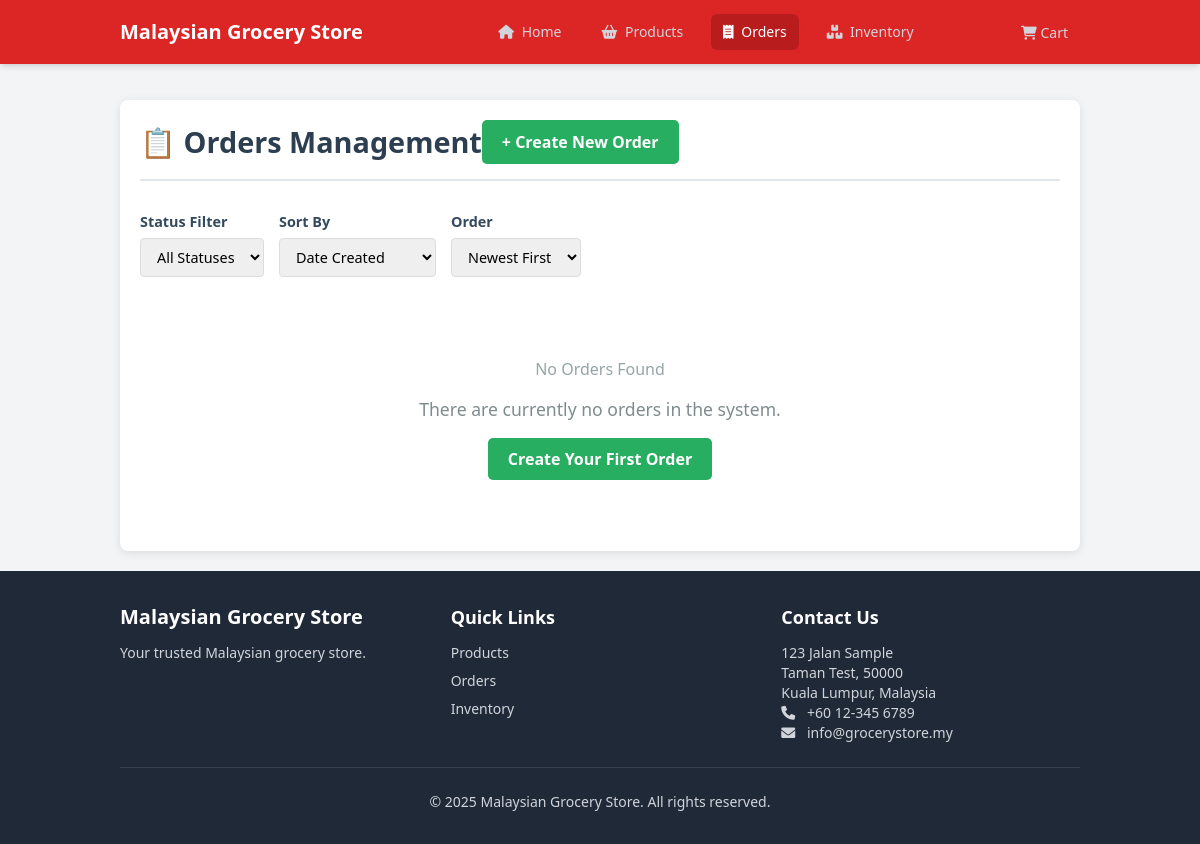
The app's page /index.php?module=orders, older data.
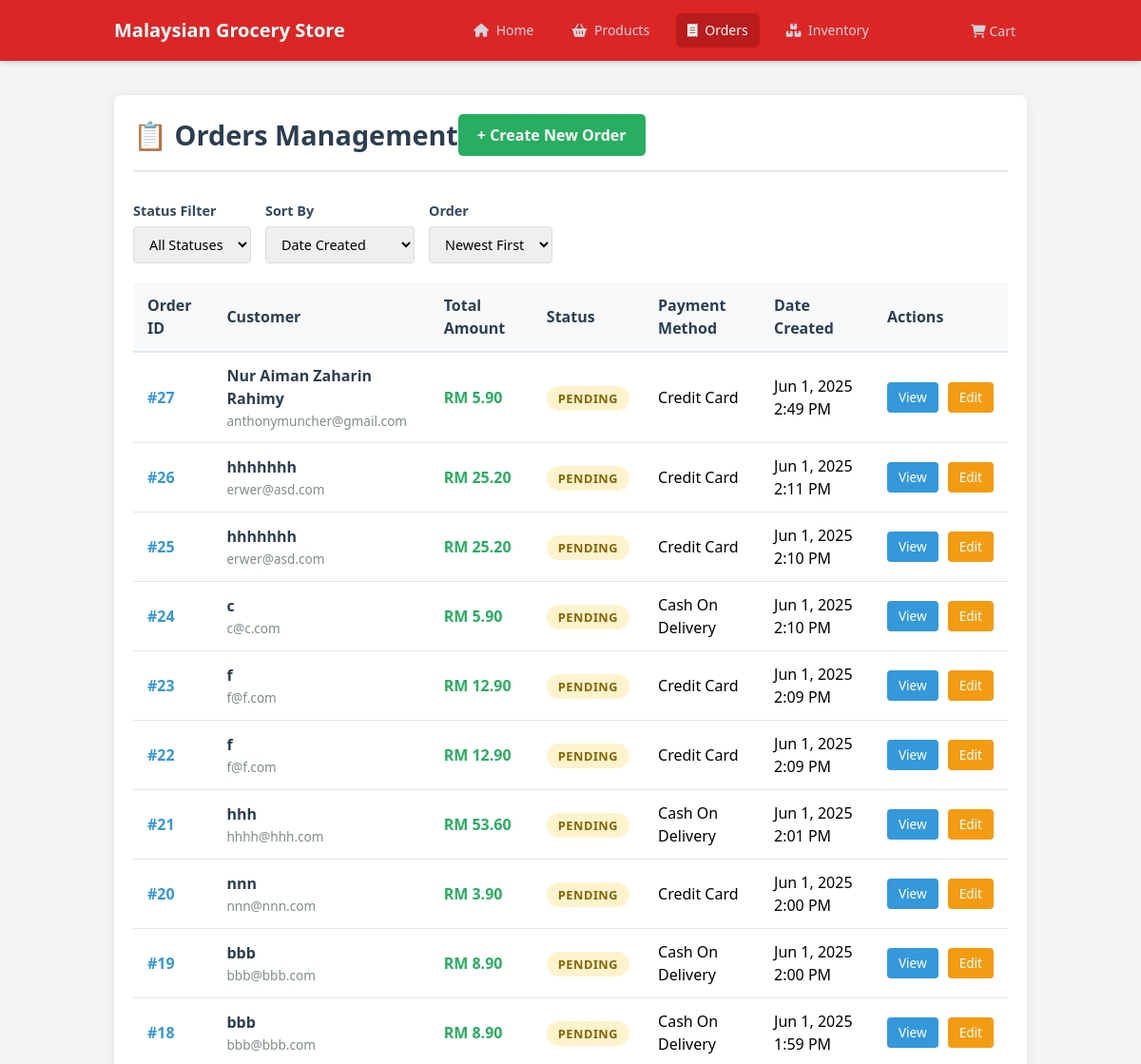
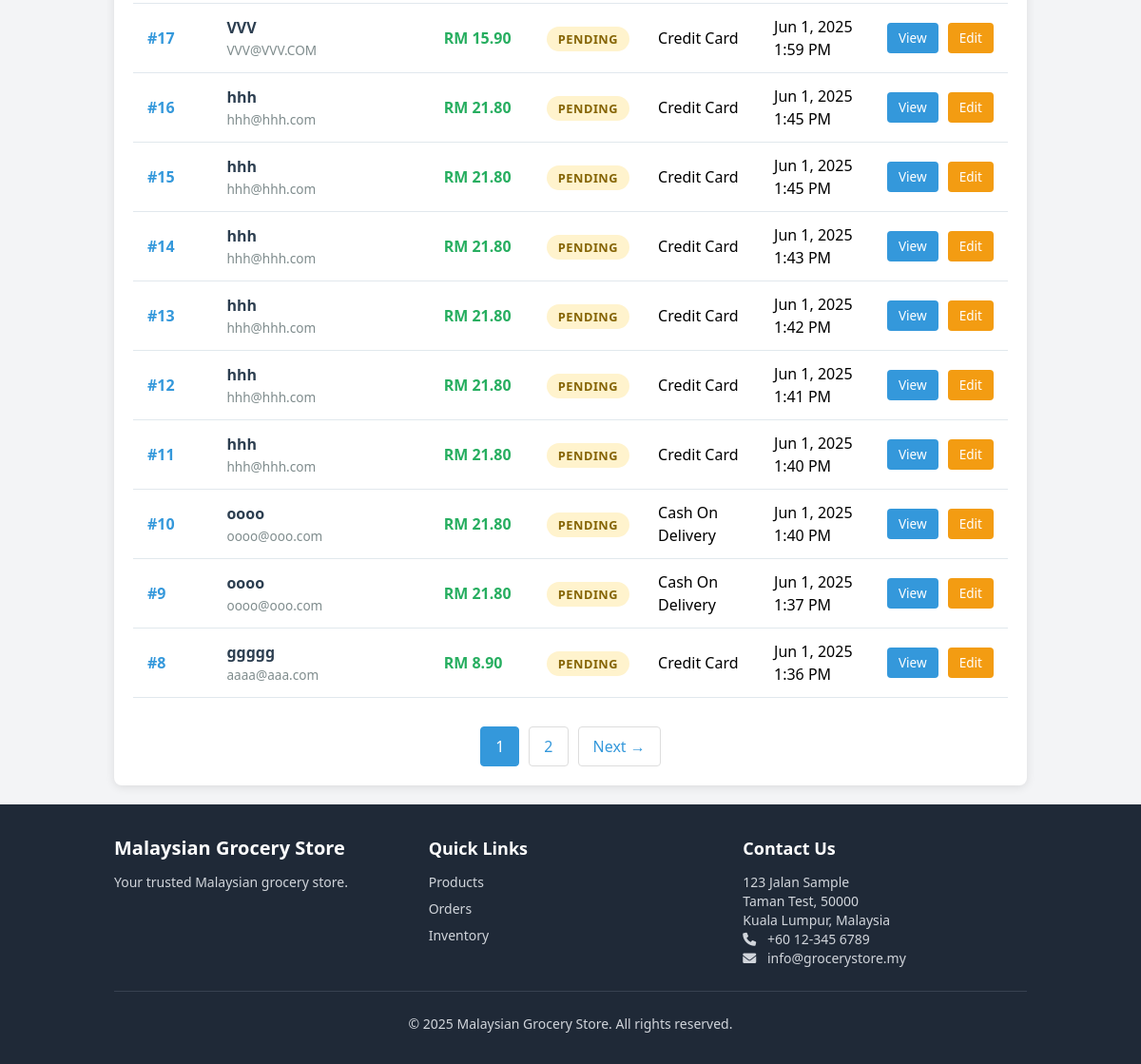
The same page, newer data (2 pictures, top to bottom).
### tables this page shows
CREATE TABLE "orders" (
    id INTEGER PRIMARY KEY AUTOINCREMENT,
    customer_name TEXT NOT NULL,
    customer_email TEXT NOT NULL,
    customer_phone TEXT NOT NULL,
    shipping_address TEXT NOT NULL,
    total_amount DECIMAL(10,2) NOT NULL,
    status TEXT NOT NULL DEFAULT 'PENDING',
    payment_method TEXT NOT NULL,
    payment_status NULL,
    created_at DATETIME DEFAULT CURRENT_TIMESTAMP,
    updated_at DATETIME DEFAULT CURRENT_TIMESTAMP
);

### includes/functions.php (called while the page is built, shortened)
<?php
function validateInput($data) {
    $data = trim($data);
    $data = stripslashes($data);
    $data = htmlspecialchars($data);
    return $data;
}

### modules/orders/functions.php (called while the page is built, shortened)
<?php
function getAllOrders($limit = 20, $offset = 0, $orderBy = 'created_at', $orderDir = 'DESC') {
    global $db;
    $validColumns = ['id', 'customer_name', 'customer_email', 'total_amount', 'status', 'payment_method', 'created_at', 'updated_at'];
    $validDirections = ['ASC', 'DESC'];
    $sql = "SELECT * FROM orders ORDER BY $orderBy $orderDir LIMIT :limit OFFSET :offset";
    $stmt = $db->prepare($sql);
    $stmt->bindValue(':limit', (int)$limit, SQLITE3_INTEGER);
    $stmt->bindValue(':offset', (int)$offset, SQLITE3_INTEGER);
    $result = $stmt->execute();
    $orders = [];
    while ($row = $result->fetchArray(SQLITE3_ASSOC)) {
        $orders[] = $row;
    }
    return $orders;
}
function getTotalOrdersCount() {
    global $db;
    $result = $db->query("SELECT COUNT(*) as count FROM orders");
    $row = $result->fetchArray(SQLITE3_ASSOC);
    return (int)$row['count'];
}

### modules/orders/templates/list.php (the view, shortened to what this page needs)
<div class="orders-container">
    <div class="orders-header">
        <h2>📋 Orders Management</h2>
        <a href="index.php?module=orders&action=add" class="add-order-btn">+ Create New Order</a>
    </div>
    <div class="orders-filters">
        <div class="filter-group">
            <label>Status Filter</label>
            <select name="status_filter" id="status_filter">
                <option value="">All Statuses</option>
            </select>
        </div>
        <div class="filter-group">
            <label>Sort By</label>
            <select name="sort_by" id="sort_by">
                <option value="created_at" <?= isset($_GET['sort_by']) && $_GET['sort_by'] == 'created_at' ? 'selected' : '' ?>>Date Created</option>
            </select>
        </div>
        <div class="filter-group">
            <label>Order</label>
            <select name="sort_dir" id="sort_dir">
                <option value="DESC" <?= isset($_GET['sort_dir']) && $_GET['sort_dir'] == 'DESC' ? 'selected' : '' ?>>Newest First</option>
            </select>
        </div>
    </div>
    <?php if (empty($orders)): ?>
        <div class="empty-state">
            <h3>No Orders Found</h3>
            <p>There are currently no orders in the system.</p>
            <a href="index.php?module=orders&action=add" class="add-order-btn">Create Your First Order</a>
        </div>
    <?php else: ?>
        <table class="orders-table">
            <thead>
                <tr>
                    <th>Order ID</th>
                    <th>Customer</th>
                    <th>Total Amount</th>
                    <th>Status</th>
                    <th>Payment Method</th>
                    <th>Date Created</th>
                    <th>Actions</th>
                </tr>
            </thead>
            <tbody>
                <?php foreach ($orders as $order): ?>
                    <tr>
                        <td>
                            <span class="order-id">#<?= htmlspecialchars($order['id']) ?></span>
                        </td>
                        <td>
                            <div class="customer-info">
                                <div class="customer-name"><?= htmlspecialchars($order['customer_name']) ?></div>
                                <div class="customer-email"><?= htmlspecialchars($order['customer_email']) ?></div>
                            </div>
                        </td>
                        <td>
                            <span class="order-amount">RM <?= number_format($order['total_amount'], 2) ?></span>
                        </td>
                        <td>
                            <span class="status-badge status-<?= htmlspecialchars($order['status']) ?>">
                                <?= ucfirst(htmlspecialchars($order['status'])) ?>
                            </span>
                        </td>
                        <td><?= htmlspecialchars($order['payment_method']) ?></td>
                        <td><?= date('M j, Y g:i A', strtotime($order['created_at'])) ?></td>
                        <td>
                            <div class="action-links">
                                <a href="index.php?module=orders&action=view&id=<?= $order['id'] ?>" class="view-btn">View</a>
                                <a href="index.php?module=orders&action=edit&id=<?= $order['id'] ?>" class="edit-btn">Edit</a>
                            </div>
                        </td>
                    </tr>
                <?php endforeach; ?>
            </tbody>
        </table>
        <?php if ($total_pages > 1): ?>
            <div class="pagination">
                <?php for ($i = max(1, $current_page - 2); $i <= min($total_pages, $current_page + 2); $i++): ?>
                    <?php if ($i == $current_page): ?>
                        <span class="current"><?= $i ?></span>
                    <?php else: ?>
                        <a href="?module=orders&action=list&page=<?= $i ?>&<?= http_build_query(array_filter($_GET, function($k) { return $k !== 'page'; }, ARRAY_FILTER_USE_KEY)) ?>"><?= $i ?></a>
                    <?php endif; ?>
                <?php endfor; ?>
                <?php if ($current_page < $total_pages): ?>
                    <a href="?module=orders&action=list&page=<?= $current_page + 1 ?>&<?= http_build_query(array_filter($_GET, function($k) { return $k !== 'page'; }, ARRAY_FILTER_USE_KEY)) ?>">Next →</a>
                <?php endif; ?>
            </div>
        <?php endif; ?>
    <?php endif; ?>
</div>

### index.php (shortened to what this page needs)
<?php
require_once __DIR__ . '/includes/functions.php';
$module = isset($_GET['module']) ? validateInput($_GET['module']) : 'home';
$modulePath = __DIR__ . "/modules/$module/index.php";
if (file_exists($modulePath)) {
    require_once $modulePath;
}
?>

### modules/orders/index.php (shortened to what this page needs)
<?php
require_once __DIR__ . '/../../includes/functions.php';
require_once __DIR__ . '/functions.php';
$action = isset($_GET['action']) ? validateInput($_GET['action']) : 'list';
switch ($action) {
    case 'list':
        $sort_by = isset($_GET['sort_by']) ? validateInput($_GET['sort_by']) : 'created_at';
        $sort_dir = isset($_GET['sort_dir']) ? validateInput($_GET['sort_dir']) : 'DESC';
        $per_page = 20;
        $current_page = isset($_GET['page']) ? max(1, (int)$_GET['page']) : 1;
        $offset = ($current_page - 1) * $per_page;
        try {
            $orders = getAllOrders($per_page, $offset, $sort_by, $sort_dir);
            $total_orders = getTotalOrdersCount();
            $total_pages = ceil($total_orders / $per_page);
            require_once __DIR__ . '/../../templates/header.php';
            require_once __DIR__ . '/templates/list.php';
            require_once __DIR__ . '/../../templates/footer.php';
        } catch (Exception $e) {
            $error = "Error loading orders: " . $e->getMessage();
            require_once __DIR__ . '/../../templates/header.php';
            echo "<div class='alert alert-danger'>$error</div>";
            require_once __DIR__ . '/../../templates/footer.php';
        }
        break;
}
?>

### templates/header.php (shortened to what this page needs)
<?php
$current_module = $_GET['module'] ?? 'home';
?>
<!DOCTYPE html>
<html lang="en">
<head>
    <script src="https://cdn.tailwindcss.com"></script>
    <link href="https://cdnjs.cloudflare.com/ajax/libs/font-awesome/6.0.0/css/all.min.css" rel="stylesheet">
    <link rel="stylesheet" href="assets/css/style.css">
</head>
<body class="bg-gray-100 flex flex-col min-h-screen">
    <nav class="bg-theme-red shadow-md sticky top-0 z-50">
        <div class="container mx-auto px-4 sm:px-6 lg:px-8">
            <div class="flex items-center justify-between h-16">
                <div class="flex items-center">
                    <a class="text-white font-bold text-xl" href="index.php"><?php echo APP_NAME; ?></a>
                </div>
                <div class="hidden md:block">
                    <div class="ml-10 flex items-baseline space-x-4">
                        <a class="text-gray-300 hover:bg-theme-red-dark hover:text-white px-3 py-2 rounded-md text-sm font-medium <?php echo $current_module === 'home' ? 'bg-theme-red-dark text-white' : ''; ?>"
                            href="index.php">
                            <i class="fas fa-home mr-1"></i> Home
                        </a>
                        <a class="text-gray-300 hover:bg-theme-red-dark hover:text-white px-3 py-2 rounded-md text-sm font-medium <?php echo $current_module === 'products' ? 'bg-theme-red-dark text-white' : ''; ?>"
                            href="index.php?module=products">
                            <i class="fas fa-shopping-basket mr-1"></i> Products
                        </a>
                        <a class="text-gray-300 hover:bg-theme-red-dark hover:text-white px-3 py-2 rounded-md text-sm font-medium <?php echo $current_module === 'orders' ? 'bg-theme-red-dark text-white' : ''; ?>"
                            href="index.php?module=orders">
                            <i class="fas fa-receipt mr-1"></i> Orders
                        </a>
                        <a class="text-gray-300 hover:bg-theme-red-dark hover:text-white px-3 py-2 rounded-md text-sm font-medium <?php echo $current_module === 'inventory' ? 'bg-theme-red-dark text-white' : ''; ?>"
                            href="index.php?module=inventory">
                            <i class="fas fa-boxes mr-1"></i> Inventory
                        </a>
                    </div>
                </div>
                <div class="hidden md:block">
                    <a href="index.php?module=orders&action=view_cart"
                        class="text-gray-300 hover:bg-theme-red-dark hover:text-white px-3 py-2 rounded-md text-sm font-medium relative">
                        <i class="fas fa-shopping-cart"></i> Cart
                    </a>
                </div>
            </div>
        </div>
    </nav>
    <div class="container mx-auto px-4 sm:px-6 lg:px-8 mt-4 flex-grow">

### templates/footer.php (shortened to what this page needs)
</div>
<footer class="bg-gray-800 text-gray-300 mt-auto py-8">
    <div class="container mx-auto px-4 sm:px-6 lg:px-8">
        <div class="grid grid-cols-1 md:grid-cols-3 gap-8">
            <div>
                <h5 class="text-xl font-semibold text-white mb-3"><?php echo APP_NAME; ?></h5>
                <p class="text-sm">Your trusted Malaysian grocery store.</p>
            </div>
            <div>
                <h5 class="text-lg font-semibold text-white mb-3">Quick Links</h5>
                <ul class="space-y-2 text-sm">
                    <li><a href="index.php?module=products" class="hover:text-white">Products</a></li>
                    <li><a href="index.php?module=orders" class="hover:text-white">Orders</a></li>
                    <li><a href="index.php?module=inventory" class="hover:text-white">Inventory</a></li>
                </ul>
            </div>
            <div>
                <h5 class="text-lg font-semibold text-white mb-3">Contact Us</h5>
                <address class="text-sm not-italic">
                    123 Jalan Sample<br>
                    Taman Test, 50000<br>
                    Kuala Lumpur, Malaysia<br>
                    <i class="fas fa-phone mr-2"></i> <span class="my-phone">+60 12-345 6789</span><br>
                    <i class="fas fa-envelope mr-2"></i> info@grocerystore.my
                </address>
            </div>
        </div>
        <hr class="border-gray-700 my-6">
        <div class="text-center text-sm">
            <p>&copy; <?php echo date('Y'); ?> <?php echo APP_NAME; ?>. All rights reserved.</p>
        </div>
    </div>
</footer>
</body>
</html>

### assets/css/style.css (style rules this page uses)
.my-phone { direction: ltr; unicode-bidi: bidi-override; }

### modules/orders/templates/list.php (style rules this page uses)
.orders-container { max-width: 1200px; margin: 20px auto; padding: 20px; background: #fff; border-radius: 8px; box-shadow: 0 2px 10px rgba(0,0,0,0.1); }
.orders-header { display: flex; justify-content: between; align-items: center; margin-bottom: 30px; padding-bottom: 15px; border-bottom: 2px solid #e1e8ed; }
.orders-header h2 { color: #2c3e50; margin: 0; font-size: 1.8rem; font-weight: 700; }
.add-order-btn { background: #27ae60; color: white; padding: 10px 20px; text-decoration: none; border-radius: 5px; font-weight: 600; transition: background-color 0.3s ease; }
.orders-filters { margin-bottom: 20px; display: flex; gap: 15px; align-items: center; flex-wrap: wrap; }
.filter-group { display: flex; flex-direction: column; gap: 5px; }
.filter-group label { font-weight: 600; color: #34495e; font-size: 0.9rem; }
.filter-group select, .filter-group input { padding: 8px 12px; border: 1px solid #ddd; border-radius: 4px; font-size: 0.9rem; }
.orders-table { width: 100%; border-collapse: collapse; margin-top: 20px; background: white; }
.orders-table th, .orders-table td { padding: 12px 15px; text-align: left; border-bottom: 1px solid #e1e8ed; }
.orders-table th { background: #f8f9fa; font-weight: 600; color: #2c3e50; border-bottom: 2px solid #e1e8ed; position: sticky; top: 0; }
.status-badge { padding: 4px 12px; border-radius: 20px; font-size: 0.8rem; font-weight: 600; text-transform: uppercase; letter-spacing: 0.5px; }
.status-pending { background: #fff3cd; color: #856404; }
.order-amount { font-weight: 600; color: #27ae60; }
.order-id { font-weight: 600; color: #3498db; }
.action-links { display: flex; gap: 10px; }
.action-links a { padding: 6px 12px; border-radius: 4px; text-decoration: none; font-size: 0.85rem; font-weight: 500; transition: all 0.3s ease; }
.view-btn { background: #3498db; color: white; }
.edit-btn { background: #f39c12; color: white; }
.pagination { display: flex; justify-content: center; align-items: center; margin-top: 30px; gap: 10px; }
.pagination a, .pagination span { padding: 8px 15px; border: 1px solid #ddd; color: #3498db; text-decoration: none; border-radius: 4px; transition: all 0.3s ease; }
.pagination .current { background: #3498db; color: white; border-color: #3498db; }
.customer-info { display: flex; flex-direction: column; gap: 2px; }
.customer-name { font-weight: 600; color: #2c3e50; }
.customer-email { font-size: 0.85rem; color: #7f8c8d; }
.empty-state { text-align: center; padding: 60px 20px; color: #7f8c8d; }
.empty-state h3 { color: #95a5a6; margin-bottom: 15px; }
.empty-state p { margin-bottom: 25px; font-size: 1.1rem; }

Row changes from the older to the newer data that the page shows:
added orders: id "27", customer_name "Nur Aiman Zaharin Rahimy", customer_email "anthonymuncher@gmail.com", total_amount "5.90", status "PENDING", payment_method "Credit Card", created_at "Jun 1, 2025 2:49 PM"
added orders: id "26", customer_name "hhhhhhh", customer_email "erwer@asd.com", total_amount "25.20", status "PENDING", payment_method "Credit Card", created_at "Jun 1, 2025 2:11 PM"
added orders: id "25", customer_name "hhhhhhh", customer_email "erwer@asd.com", total_amount "25.20", status "PENDING", payment_method "Credit Card", created_at "Jun 1, 2025 2:10 PM"
added orders: id "24", customer_name "c", customer_email "c@c.com", total_amount "5.90", status "PENDING", payment_method "Cash On Delivery", created_at "Jun 1, 2025 2:10 PM"
added orders: id "23", customer_name "f", customer_email "f@f.com", total_amount "12.90", status "PENDING", payment_method "Credit Card", created_at "Jun 1, 2025 2:09 PM"
added orders: id "22", customer_name "f", customer_email "f@f.com", total_amount "12.90", status "PENDING", payment_method "Credit Card", created_at "Jun 1, 2025 2:09 PM"
added orders: id "21", customer_name "hhh", customer_email "hhhh@hhh.com", total_amount "53.60", status "PENDING", payment_method "Cash On Delivery", created_at "Jun 1, 2025 2:01 PM"
added orders: id "20", customer_name "nnn", customer_email "nnn@nnn.com", total_amount "3.90", status "PENDING", payment_method "Credit Card", created_at "Jun 1, 2025 2:00 PM"
added orders: id "19", customer_name "bbb", customer_email "bbb@bbb.com", total_amount "8.90", status "PENDING", payment_method "Cash On Delivery", created_at "Jun 1, 2025 2:00 PM"
added orders: id "18", customer_name "bbb", customer_email "bbb@bbb.com", total_amount "8.90", status "PENDING", payment_method "Cash On Delivery", created_at "Jun 1, 2025 1:59 PM"
added orders: id "17", customer_name "VVV", customer_email "VVV@VVV.COM", total_amount "15.90", status "PENDING", payment_method "Credit Card", created_at "Jun 1, 2025 1:59 PM"
added orders: id "16", customer_name "hhh", customer_email "hhh@hhh.com", total_amount "21.80", status "PENDING", payment_method "Credit Card", created_at "Jun 1, 2025 1:45 PM"
added orders: id "15", customer_name "hhh", customer_email "hhh@hhh.com", total_amount "21.80", status "PENDING", payment_method "Credit Card", created_at "Jun 1, 2025 1:45 PM"
added orders: id "14", customer_name "hhh", customer_email "hhh@hhh.com", total_amount "21.80", status "PENDING", payment_method "Credit Card", created_at "Jun 1, 2025 1:43 PM"
added orders: id "13", customer_name "hhh", customer_email "hhh@hhh.com", total_amount "21.80", status "PENDING", payment_method "Credit Card", created_at "Jun 1, 2025 1:42 PM"
added orders: id "12", customer_name "hhh", customer_email "hhh@hhh.com", total_amount "21.80", status "PENDING", payment_method "Credit Card", created_at "Jun 1, 2025 1:41 PM"
added orders: id "11", customer_name "hhh", customer_email "hhh@hhh.com", total_amount "21.80", status "PENDING", payment_method "Credit Card", created_at "Jun 1, 2025 1:40 PM"
added orders: id "10", customer_name "oooo", customer_email "oooo@ooo.com", total_amount "21.80", status "PENDING", payment_method "Cash On Delivery", created_at "Jun 1, 2025 1:40 PM"
added orders: id "9", customer_name "oooo", customer_email "oooo@ooo.com", total_amount "21.80", status "PENDING", payment_method "Cash On Delivery", created_at "Jun 1, 2025 1:37 PM"
added orders: id "8", customer_name "ggggg", customer_email "aaaa@aaa.com", total_amount "8.90", status "PENDING", payment_method "Credit Card", created_at "Jun 1, 2025 1:36 PM"
Text that changed along with them:
text no longer shown: "No Orders Found There are currently no orders in the system. Create Your First Order"
text now shown: "Order ID Customer Total Amount Status Payment Method Date Created Actions Next →"
new list line: "1"
new list line: "2"
